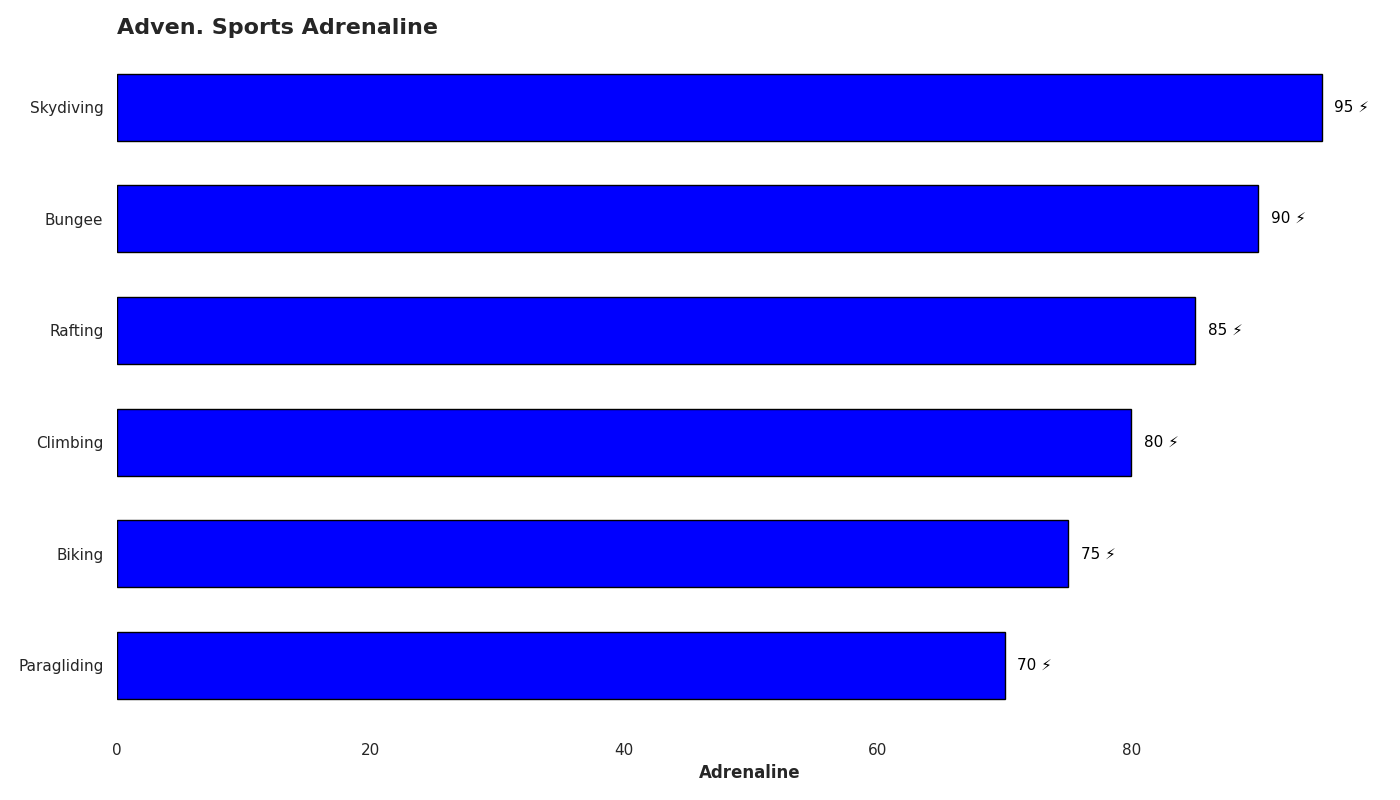

The script that drew this image:
import matplotlib.pyplot as plt
import numpy as np

sports = ["Skydiving", "Bungee", "Rafting", "Climbing", "Biking", "Paragliding"]
adrenaline_levels = [95, 90, 85, 80, 75, 70]

sorted_indices = np.argsort(adrenaline_levels)
sports = [sports[i] for i in sorted_indices]
adrenaline_levels = [adrenaline_levels[i] for i in sorted_indices]

plt.figure(figsize=(14, 8))
# Use a single color for all bars
single_color = 'blue'
bars = plt.barh(sports, adrenaline_levels, color=single_color, edgecolor='black', height=0.6)

plt.gca().spines['top'].set_visible(False)
plt.gca().spines['right'].set_visible(False)
plt.gca().spines['left'].set_visible(False)
plt.gca().spines['bottom'].set_visible(False)

plt.xlabel('Adrenaline', fontsize=12, weight='bold')
plt.title('Adven. Sports Adrenaline', fontsize=16, fontweight='bold', loc='left')

for bar in bars:
    plt.text(bar.get_width() + 1, bar.get_y() + bar.get_height()/2, 
             f'{bar.get_width()} ⚡', va='center', ha='left', color='black', fontsize=11)

plt.yticks(fontsize=11)

plt.tight_layout()
plt.show()
